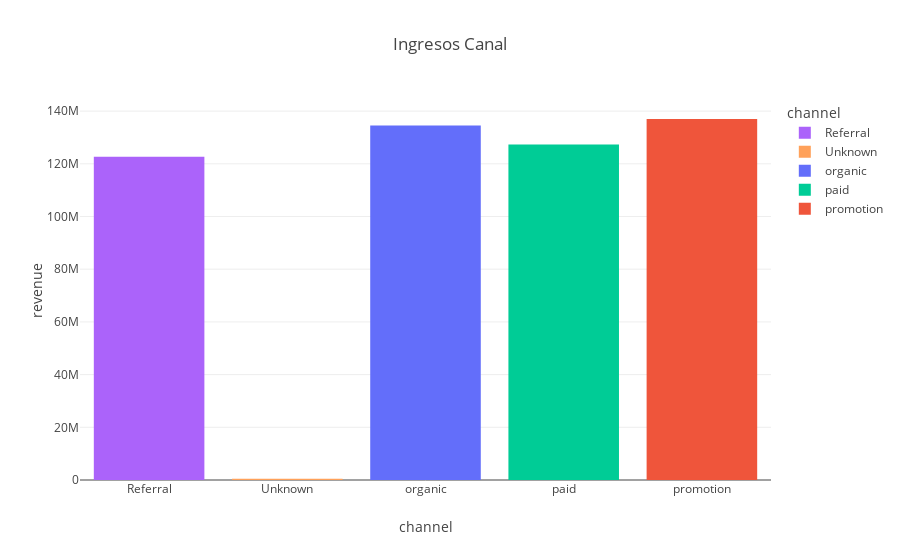

Source (notebook cell):
### Code cell
#crear una gráfica que muestre los ingresos por canal

fig = px.bar(
    df.groupby('channel')['revenue'].sum().reset_index(),
    x='channel',
    y='revenue',
    title='Ingresos por Canal',
    color='channel',
    color_discrete_map=colores_canales
)
fig.update_layout(title_text='Ingresos Canal', title_x=0.5)
fig.show()

### Figure 1 — Plotly figure (JSON) as saved in the notebook; plotly's stock layout.template omitted (floating-point values rounded to 4 significant figures)
{"data": [{"hovertemplate": "channel=%{x}<br>revenue=%{y}<extra></extra>", "legendgroup": "Referral", "marker": {"color": "#AB63FA", "pattern": {"shape": ""}}, "name": "Referral", "orientation": "v", "showlegend": true, "textposition": "auto", "type": "bar", "x": ["Referral"], "xaxis": "x", "y": [122700000.0], "yaxis": "y"}, {"hovertemplate": "channel=%{x}<br>revenue=%{y}<extra></extra>", "legendgroup": "Unknown", "marker": {"color": "#FFA15A", "pattern": {"shape": ""}}, "name": "Unknown", "orientation": "v", "showlegend": true, "textposition": "auto", "type": "bar", "x": ["Unknown"], "xaxis": "x", "y": [513300.0], "yaxis": "y"}, {"hovertemplate": "channel=%{x}<br>revenue=%{y}<extra></extra>", "legendgroup": "organic", "marker": {"color": "#636EFA", "pattern": {"shape": ""}}, "name": "organic", "orientation": "v", "showlegend": true, "textposition": "auto", "type": "bar", "x": ["organic"], "xaxis": "x", "y": [134500000.0], "yaxis": "y"}, {"hovertemplate": "channel=%{x}<br>revenue=%{y}<extra></extra>", "legendgroup": "paid", "marker": {"color": "#00CC96", "pattern": {"shape": ""}}, "name": "paid", "orientation": "v", "showlegend": true, "textposition": "auto", "type": "bar", "x": ["paid"], "xaxis": "x", "y": [127300000.0], "yaxis": "y"}, {"hovertemplate": "channel=%{x}<br>revenue=%{y}<extra></extra>", "legendgroup": "promotion", "marker": {"color": "#EF553B", "pattern": {"shape": ""}}, "name": "promotion", "orientation": "v", "showlegend": true, "textposition": "auto", "type": "bar", "x": ["promotion"], "xaxis": "x", "y": [137000000.0], "yaxis": "y"}], "layout": {"barmode": "relative", "legend": {"title": {"text": "channel"}, "tracegroupgap": 0}, "title": {"text": "Ingresos Canal", "x": 0.5}, "xaxis": {"anchor": "y", "categoryarray": ["Referral", "Unknown", "organic", "paid", "promotion"], "categoryorder": "array", "domain": [0, 1], "title": {"text": "channel"}}, "yaxis": {"anchor": "x", "domain": [0, 1], "title": {"text": "revenue"}}}}
